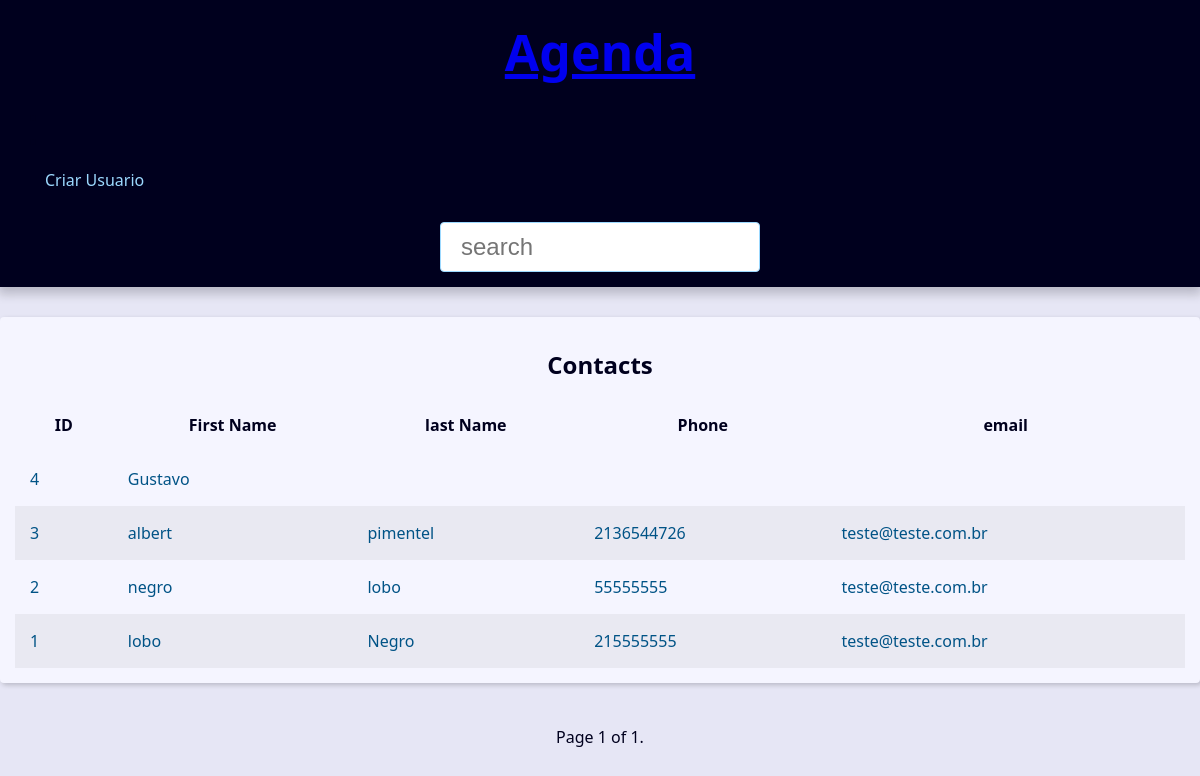
The app's page /index/, older data.
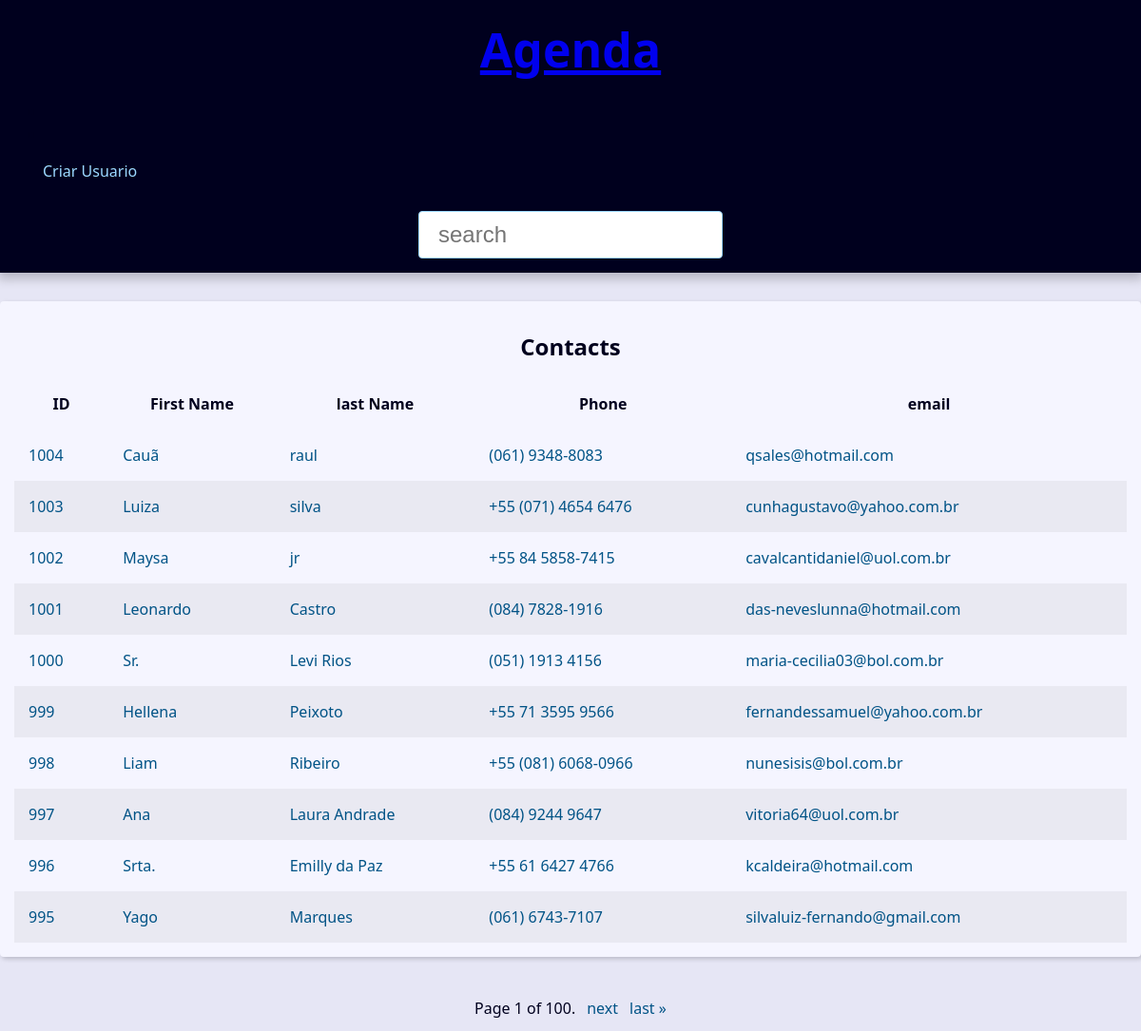
The same page, newer data.
### contact/models.py (models this page shows, shortened)
class Contact(models.Model):#herdar de models
    first_name=models.CharField(max_length=50)
    last_name=models.CharField(max_length=50)
    phone=models.CharField(max_length=50)
    email=models.EmailField(max_length=254)
    created_date=models.DateTimeField(default=timezone.now)
    description=models.TextField(max_length=1800,blank=True)
    show=models.BooleanField(default=True)# bom para validação de cadastros
    picture=models.ImageField(blank=True,upload_to='pictures/%Y/%m/')
    category=models.ForeignKey(category,
                               on_delete=models.SET_NULL,
                               blank=True,null=True)
    owner=models.ForeignKey(User,
                               on_delete=models.SET_NULL,
                               blank=True,
                               null=True)

### contact/views/contact_views.py (the view)
# urls.py: path('index/', views.index,name='index'),
def index(request):
    contacts=Contact.objects\
        .filter(show=True)\
        .order_by('-id')
    paginator=Paginator(contacts,10)
    page_number=request.GET.get('page')
    page_obj=paginator.get_page(page_number)
    context={
        'page_obj':page_obj,
        'site_title':'Contatos-',
    }
    return render(
        request,
        'contact/index.html',context
    )

### contact/templates/contact/index.html
{% extends "global/base.html" %}
{% block content %}
{% if page_obj %}
    <div class="responsive-table">
        <table class="contacts-table" >
            <caption class='table-caption'>
                Contacts
            </caption>
            <thead>
                <t class="table-row table-row-head">
                    <th class="table-header">ID</th>
                    <th class="table-header">First Name</th>
                    <th class="table-header">last Name</th>
                    <th class="table-header"> Phone</th>
                    <th class="table-header">email</th>
                </t>
            </thead>
            <tbody>
                {% for contact in page_obj %}
                    <tr class="table-row">
                        <td class="table-cel">
                           <a class= "table-link"
                           href="{% url 'contact:contact' contact.id %}"
                           >
                            {{contact.id}}
                           </a>
                        </td>
                        <td class="table-cel">
                            <a class= "table-link" href="#">
                             {{contact.first_name}}
                            </a>
                         </td>
                         <td class="table-cel">
                            <a class= "table-link" href="#">
                             {{contact.last_name}}
                            </a>
                         </td>
                         <td class="table-cel">
                            <a class= "table-link" href="#">
                             {{contact.phone}}
                            </a>
                            <td class="table-cel">
                                <a class= "table-link" href="#">
                                 {{contact.email}}
                                </a>
                             </td>
                         </td>
                    </tr>
                {% endfor %}
            </tbody>
        </table>
    </div>
{% else %}
<div class="single-contact-name">
    <h1>
       CONTATO NÃO LOCALIZADO
    </h1>
</div>
{% endif %}
{% endblock content %}

### base_templates/global/base.html (shortened to what this page needs)
<!DOCTYPE html>
<html lang="pt-BR">
<head>
    {% include "global/partials/_head.html" %}
</head>
<body>
    {% include "global/partials/_header.html" %}
<main class= "content">
    {% block content %}{% endblock content %}
</main>
{% include 'global/partials/_pagination.html' %}
</body>
</html>

### base_templates/global/partials/_head.html (shortened to what this page needs)
{% load static %}
<link rel="stylesheet" href="{% static "global/css/style.css" %}">

### base_templates/global/partials/_header.html (shortened to what this page needs)
<header class="header">
    <h1 class="header-heading">
        <a href="{% url "contact:login" %}" class="hearder-link">
            <p>Agenda</p>
        </a>
    </h1>
    <nav class="menu">
        <li class="menu-item">
                {% if user.is_authenticated %}
                <ul class="menu-list">
                    <a href="{% url "contact:create" %}" class="menu-link">
                        create
                    </a>
                    <ul class="menu-list">
                        <a href="{% url "contact:index" %}" class="menu-link">
                            Agenda
                        </a>
                <li class="menu-item">
                    <a href="{% url "contact:logout" %}" class="menu-link">
                        logout
                    </a>
                <li class="menu-item">
                    <a href="{% url "contact:user_update" %}" class="menu-link">
                        atualização de usuario
                    </a>
                {% else %}
                <li class="menu-item">
                    <a href="{% url "contact:register" %}" class="menu-link">
                        Criar Usuario
                    </a>
                {% endif %}
    </nav>
    <div class="search">
        <form action="{% url "contact:search" %}" method="get">
            <input type="text"
            class="search-input"
            placeholder="search"
            name="q"
            ID="search"
            value""{{request.GET.q.strip}}">
        </form>
    </div>
</header>

### base_templates/global/partials/_pagination.html (shortened to what this page needs)
{% if page_obj %}
    <div class="pagination">
        <span class="step-links">
            <span class="current">
                Page {{ page_obj.number }} of {{ page_obj.paginator.num_pages }}.
            </span>
            {% if page_obj.has_next %}
                <a href="?page={{ page_obj.next_page_number }}& q={{request.GET.q.strip}}">next</a>
                <a href="?page={{ page_obj.paginator.num_pages }}& q={{request.GET.q.strip}}">last &raquo;</a>
            {% endif %}
        </span>
    </div>
{% endif %}

### base_static/global/css/style.css (style rules this page uses)
:root { --spacing: 1.5rem; --link-dark-color: rgb(0, 83, 134); --link-light-color: rgb(156, 217, 255); --clr-white: rgb(245, 245, 255); --clr-black: rgb(0, 0, 30); --clr-light-gray: rgb(230, 230, 245); --clr-dark-shadow-5: rgba(0, 0, 10, 5%); --clr-dark-shadow-10: rgba(0, 0, 10, 10%); --clr-dark-shadow-20: rgba(0, 0, 10, 20%); --clr-light-shadow-5: rgba(200, 200, 255, 5%); --clr-light-shadow-10: rgba(200, 200, 255, 10%); --clr-light-shadow-20: rgba(200, 200, 255, 20%); --main-page-width: 120rem; --table-min-width: 60rem; --biggest-font-size: 5rem; --bigger-font-size: 4rem; --big-font-size: 3.2rem; --medium-font-size: 2.4rem; --small-font-size: 1.6rem; --smaller-font-size: 1.4rem; --smallest-font-size: 1.2rem; --transition-fast: 300ms; --transition-medium: 600ms; --transition-slow: 1s; --default-border-radius: 4px; }
*, *::before, *::after { margin: 0; padding: 0; box-sizing: border-box; }
html { font-size: 62.5%; }
body { font-family: system-ui, -apple-system, BlinkMacSystemFont, 'Segoe UI', Roboto, Oxygen, Ubuntu, Cantarell, 'Open Sans', 'Helvetica Neue', sans-serif; line-height: 1.5; font-size: var(--small-font-size); color: var(--clr-black); -webkit-font-smoothing: antialiased; background: var(--clr-light-gray); }
.header { background: var(--clr-black); padding: var(--spacing); box-shadow: 0 5px 10px 2px var(--clr-dark-shadow-20); z-index: 1; position: relative; }
.header-heading { font-size: var(--biggest-font-size); text-align: center; }
.menu { margin: var(--spacing); }
.menu-link { display: block; padding: var(--spacing); color: var(--link-light-color); text-decoration: none; transition: background-color var(--transition-fast) ease-in-out; border-radius: var(--default-border-radius); }
.content { max-width: var(--main-page-width); margin: calc(var(--spacing) * 2) auto; padding: var(--spacing); background: var(--clr-white); box-shadow: 2px 2px 5px var(--clr-dark-shadow-20); border-radius: var(--default-border-radius); }
.responsive-table { width: 100%; overflow-x: auto; }
.contacts-table { width: 100%; min-width: var(--table-min-width); border-collapse: collapse; }
.table-caption { font-size: var(--medium-font-size); font-weight: bold; padding: var(--spacing); }
.table-row { text-align: left; text-overflow: ellipsis; transition: background-color var(--transition-fast) ease-in-out; }
.table-row:nth-of-type(2n) { background: var(--clr-dark-shadow-5); }
.table-cel, .table-header { padding: var(--spacing); }
.table-link { color: var(--link-dark-color); transition: color var(--transition-fast) ease-in-out; text-decoration: none; }
.pagination { margin-top: var(--spacing); display: flex; justify-content: center; padding: calc(var(--spacing) * 0.8); font-size: var(--small-font-size); }
.pagination .step-links { display: flex; gap: calc(var(--spacing) * 0.8); }
.pagination .step-links a { color: var(--link-dark-color); transition: color var(--transition-fast) ease-in-out; text-decoration: none; display: block; }
.search { display: flex; justify-content: center; }
.search-input { font-size: var(--medium-font-size); padding: 1rem 2rem; width: 100%; max-width: 32rem; border-radius: var(--default-border-radius); border: 1px solid var(--link-light-color); }

Row changes from the older to the newer data that the page shows:
removed Contact: id "4", first_name "Gustavo"
removed Contact: id "3", first_name "albert", last_name "pimentel", phone "2136544726", email "teste@teste.com.br"
removed Contact: id "2", first_name "negro", last_name "lobo", phone "55555555", email "teste@teste.com.br"
removed Contact: id "1", first_name "lobo", last_name "Negro", phone "215555555", email "teste@teste.com.br"
added Contact: id "1004", first_name "Cauã", last_name "raul", phone "(061) 9348-8083", email "qsales@hotmail.com"
added Contact: id "1003", first_name "Luiza", last_name "silva", phone "+55 (071) 4654 6476", email "cunhagustavo@yahoo.com.br"
added Contact: id "1002", first_name "Maysa", last_name "jr", phone "+55 84 5858-7415", email "cavalcantidaniel@uol.com.br"
added Contact: id "1001", first_name "Leonardo", last_name "Castro", phone "(084) 7828-1916", email "das-neveslunna@hotmail.com"
added Contact: id "1000", first_name "Sr.", last_name "Levi Rios", phone "(051) 1913 4156", email "maria-cecilia03@bol.com.br"
added Contact: id "999", first_name "Hellena", last_name "Peixoto", phone "+55 71 3595 9566", email "fernandessamuel@yahoo.com.br"
added Contact: id "998", first_name "Liam", last_name "Ribeiro", phone "+55 (081) 6068-0966", email "nunesisis@bol.com.br"
added Contact: id "997", first_name "Ana", last_name "Laura Andrade", phone "(084) 9244 9647", email "vitoria64@uol.com.br"
added Contact: id "996", first_name "Srta.", last_name "Emilly da Paz", phone "+55 61 6427 4766", email "kcaldeira@hotmail.com"
added Contact: id "995", first_name "Yago", last_name "Marques", phone "(061) 6743-7107", email "silvaluiz-fernando@gmail.com"
Text that changed along with them:
{{ page_obj.paginator.num_pages }}: "1" → "100"
text now shown: "next last »"
